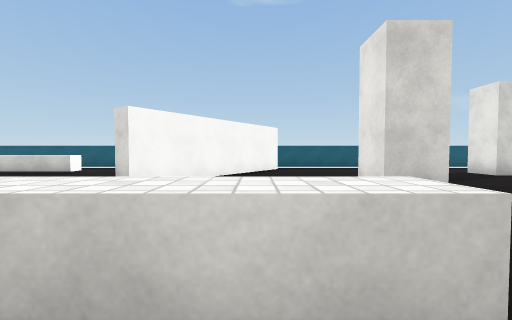
[1] (above)

23 first-person views from a walk through a scene from a Unity 3-D project. The camera is 1.4 m above the floor, tilts 2° down and sees 90° across. The floor is counted in squares, 2 m on a side. Each view is taken from the middle of a square. On the plan, view 1 faces up. The plan holds only what a view shows up to about 9 squares ahead; the rest is blank. The player character is not drawn. Surface patterns are stand-ins for the level's own textures.

[2]
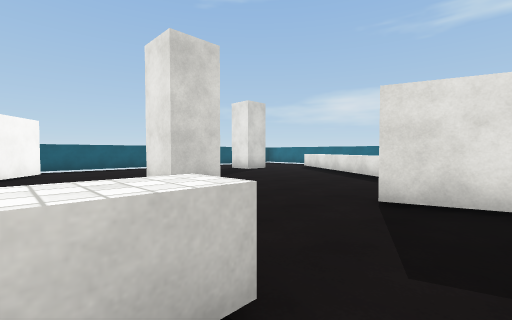

[3]
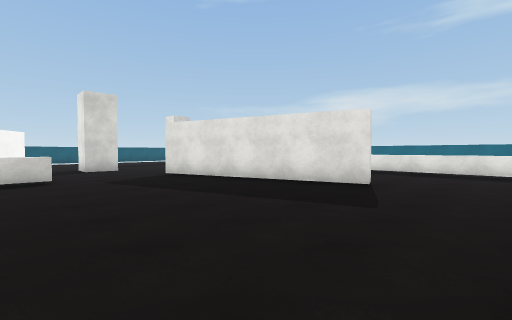

[4]
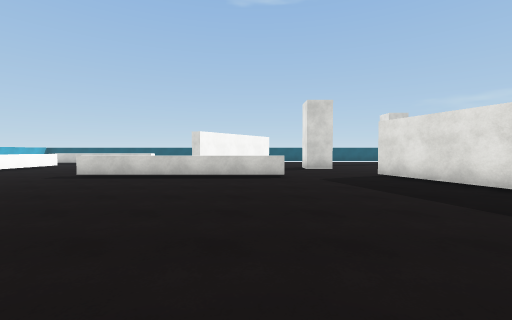

[5]
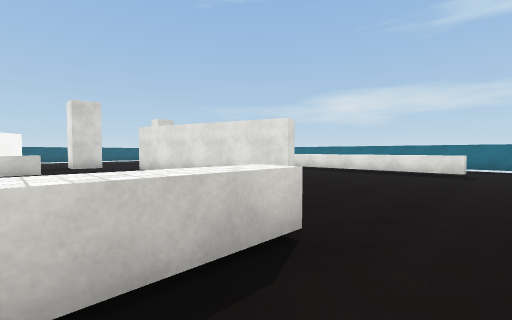

[6]
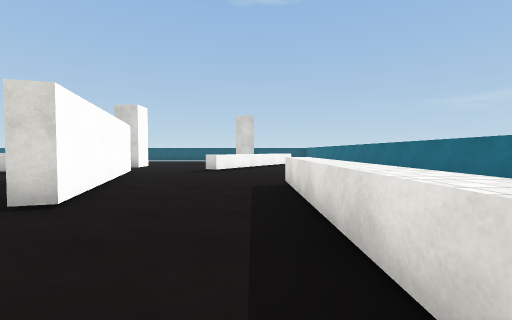

[7]
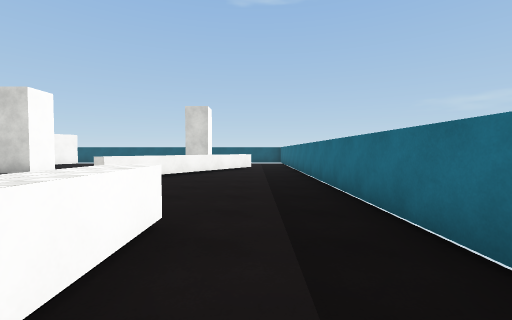

[8]
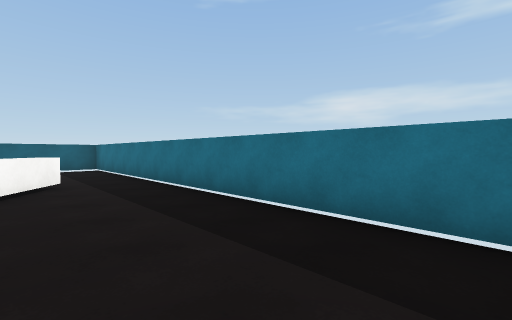

[9]
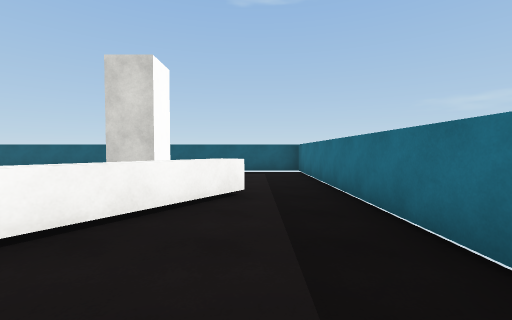

[10]
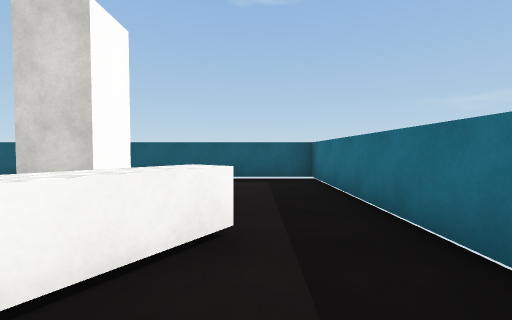

[11]
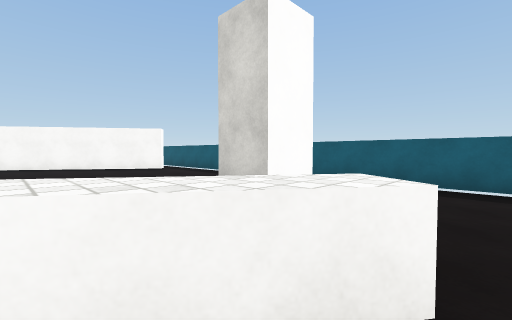

[12]
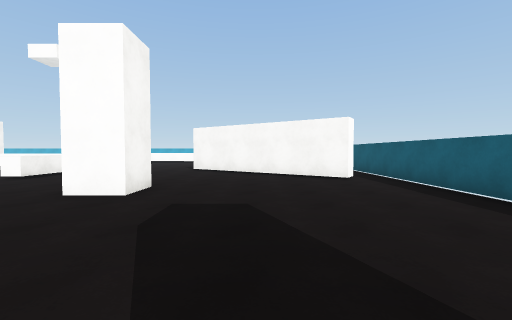

[13]
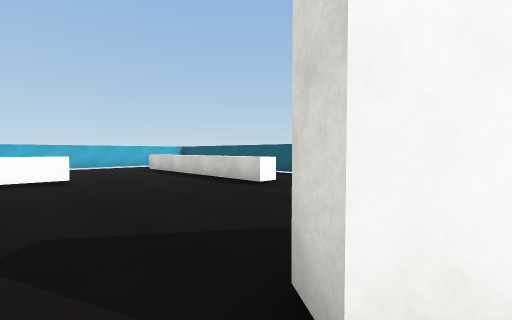

[14]
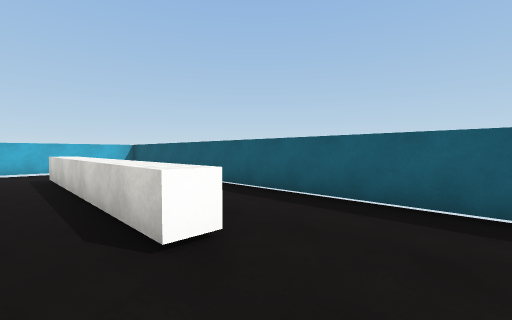

[15]
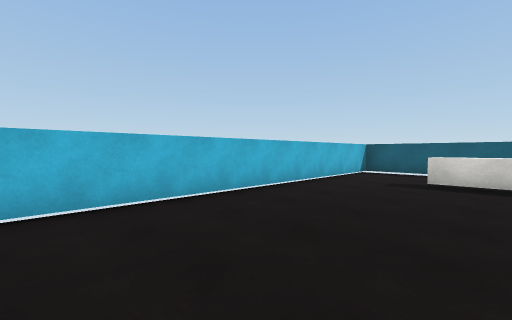

[16]
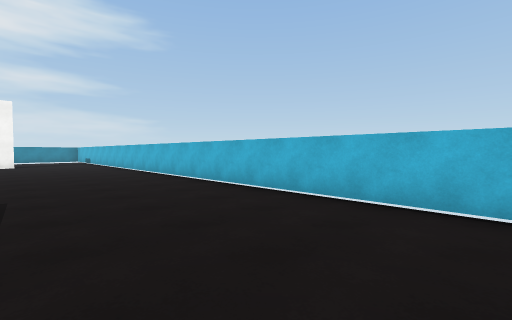

[17]
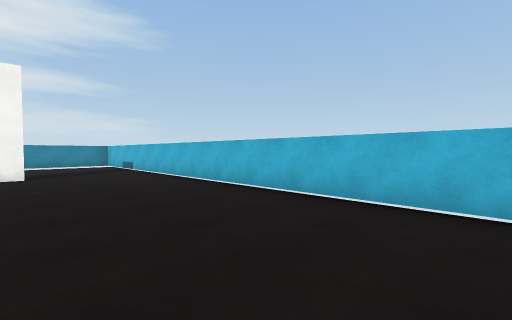

[18]
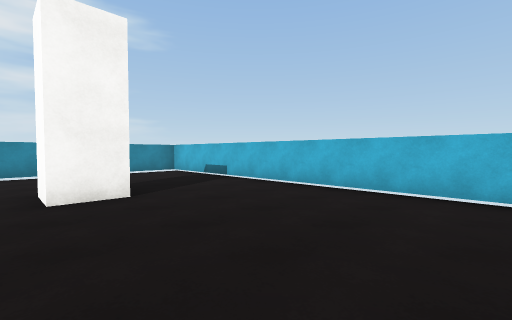

[19]
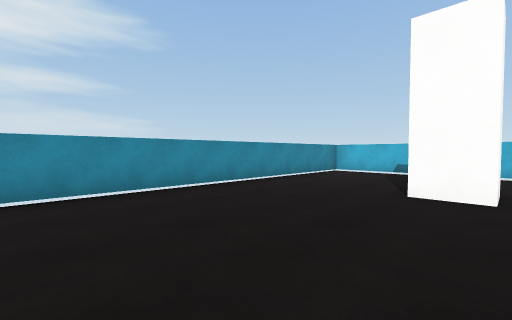

[20]
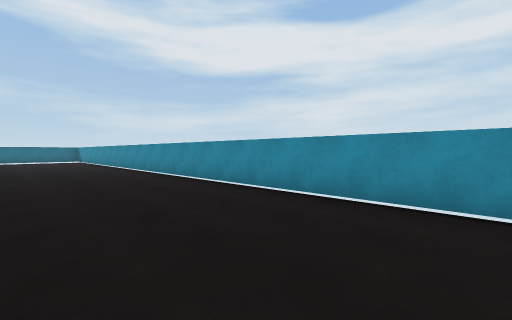

[21]
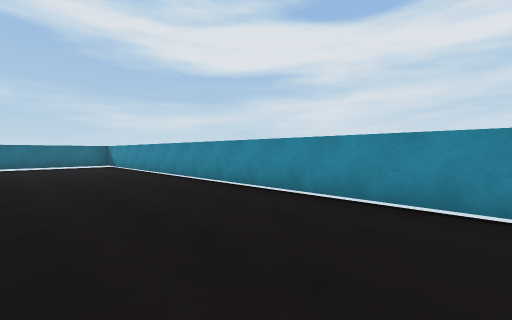

[22]
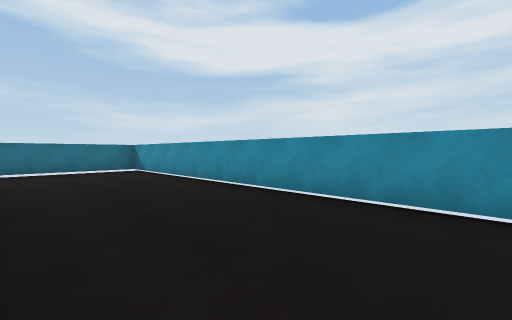

[23]
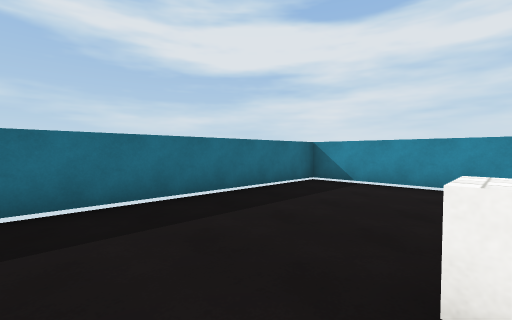

### Floor plan
Key: @ floor where view 1 was taken; # wall or solid block; . floor; = window, fence, low wall or low ledge; ^ raised ledge.
Columns run from 14 left of view 1 to 12 right of it. Each row starts with its distance up from view 1.
 11 ###########################
 10 #..   .....  ......    ...#
  9 #...   ....   #.....   ...#
  8 #..^^^^^^..  ##......# ...#
  7 #.......... ##........  ..#
  6 #...........#......... ^=.#
  5 #....^......#...##.....^..#
  4 #....^..........##....^...#
  3 #....^..       ......^....#
  2 #.... ...     ......=^....#
  1 #....  ...^^^^^...#.......#
  0 #....   ......@...#.......#
 -1 #....    .........#.......#
 -2 #....     ........##...^..#
 -3 #....      ........#...^..#
 -4 #....       .......#...^. #
 -5 #....        ..........^. #
 -6 #.....        .........^. #
 -7 #.....        ^^.......^..#
 -8 #.....        ............#
 -9 #.....                ....#
-10 #.........            ....#
-11 #...#.....................#
-12 #.........................#
-13 #.........................#
-14 #.........................#
-15 ###########################

Where each view was taken, in squares from view 1:
view 1: 0 up, 0 right, facing up
view 2: 0 up, 0 right, facing up-right
view 3: 6 down, 0 right, facing up-right
view 4: 6 down, 0 right, facing up
view 5: 8 down, 0 right, facing up-right
view 6: 7 down, 8 right, facing up
view 7: 4 down, 10 right, facing up
view 8: 0 up, 9 right, facing up-right
view 9: 2 up, 10 right, facing up
view 10: 4 up, 10 right, facing up
view 11: 5 up, 10 right, facing up-left
view 12: 7 up, 7 right, facing left
view 13: 4 up, 2 left, facing up-left
view 14: 7 up, 4 left, facing up-left
view 15: 2 up, 10 left, facing up-left
view 16: 4 up, 10 left, facing down-left
view 17: 2 down, 10 left, facing down-left
view 18: 6 down, 9 left, facing down-left
view 19: 10 down, 5 left, facing down-left
view 20: 11 down, 7 left, facing down-right
view 21: 11 down, 1 left, facing down-right
view 22: 11 down, 2 right, facing down-right
view 23: 9 down, 8 right, facing down-right
